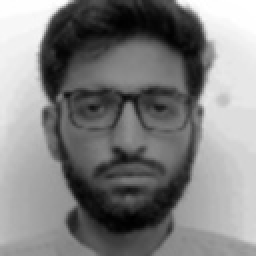
#> input picture enrollment_data/1414737_Raheel Izaz/face_001_20250909_123829.jpg, 128 x 128 px (shown 2 times larger); its folder holds only this picture in this run
$ python -i streamlit_recognition.py   (imports and definitions only)
#> lines starting #> are read from the running program, lines starting #| are printed output that depends on the picture; after the words box and inside, x2 and y2 are one past the last pixel; in counts of white or black regions, pixels touching at a corner belong together
#> further down, picture is the input picture: shape (128, 128, 3); min 0, max 255, mean 129
"""
AI Attendance System - Streamlit Recognition Interface
Streamlit-based face recognition system for enrolled students
"""

import streamlit as st
import cv2
import os
import numpy as np
from sklearn.neighbors import KNeighborsClassifier
from sklearn.preprocessing import LabelEncoder
import tempfile
from PIL import Image
import time

class StreamlitRecognitionSystem:
    def __init__(self):
        self.face_cascade = cv2.CascadeClassifier(cv2.data.haarcascades + 'haarcascade_frontalface_default.xml')
        self.image_size = (128, 128)
        self.model = None
        self.label_encoder = None
        self.enrolled_students = []

    # [50 lines left out: function load_enrollment_data, not called in this run]

    def preprocess_face_for_recognition(self, image, face_coords):
        """Same preprocessing as enrollment for consistency"""
        x, y, w, h = face_coords

        # Extract face with padding
        padding = int(0.2 * max(w, h))
        x1 = max(0, x - padding)
        y1 = max(0, y - padding)
        x2 = min(image.shape[1], x + w + padding)
        y2 = min(image.shape[0], y + h + padding)

        # Convert to grayscale if needed
        if len(image.shape) == 3:
            gray = cv2.cvtColor(image, cv2.COLOR_BGR2GRAY)
        else:
            gray = image

        face_region = gray[y1:y2, x1:x2]

        # Resize and enhance
        face_resized = cv2.resize(face_region, self.image_size)
        face_enhanced = cv2.equalizeHist(face_resized)
        face_final = cv2.GaussianBlur(face_enhanced, (3, 3), 0)

        return face_final

    def recognize_face(self, face_image):
        """Recognize a face using the trained model"""
        if self.model is None:
            return "Unknown", 0.0

        # Flatten image for prediction
        face_vector = face_image.flatten().reshape(1, -1)

        # Get prediction and confidence
        prediction = self.model.predict(face_vector)[0]
        probabilities = self.model.predict_proba(face_vector)[0]
        confidence = max(probabilities)

        # Decode label
        student_name = self.label_encoder.inverse_transform([prediction])[0]

        # Set confidence threshold
        if confidence < 0.6:  # Adjust threshold as needed
            return "Unknown", confidence

        return student_name, confidence

    def detect_and_recognize_faces(self, image):
        """Detect faces in image and return recognition results"""
        # Convert PIL image to OpenCV format
        if isinstance(image, Image.Image):
            image = np.array(image)

        # Convert RGB to BGR for OpenCV
        if len(image.shape) == 3 and image.shape[2] == 3:
            image = cv2.cvtColor(image, cv2.COLOR_RGB2BGR)

        # Detect faces
        gray = cv2.cvtColor(image, cv2.COLOR_BGR2GRAY)
        faces = self.face_cascade.detectMultiScale(gray, 1.1, 4)
#> faces = [[20, 20, 88, 88]]

        results = []
        annotated_image = image.copy()

        for (x, y, w, h) in faces:
            # Preprocess face
            face_image = self.preprocess_face_for_recognition(image, (x, y, w, h))

            # Recognize face
            student_name, confidence = self.recognize_face(face_image)

            # Draw results on image
            color = (0, 255, 0) if student_name != "Unknown" else (0, 0, 255)
            cv2.rectangle(annotated_image, (x, y), (x+w, y+h), color, 2)

            # Display name and confidence
            label = f"{student_name} ({confidence:.2f})"
            cv2.putText(annotated_image, label, (x, y-10), cv2.FONT_HERSHEY_SIMPLEX, 0.7, color, 2)

            results.append({
                'student_name': student_name,
                'confidence': confidence,
                'bbox': (x, y, w, h)
            })
#> this loop made 1 pass
#> (padding in preprocess_face_for_recognition, x1 in preprocess_face_for_recognition, y1 in preprocess_face_for_recognition, x2 in preprocess_face_for_recognition) on pass 1: (17, 3, 3, 125)
#> pass 1, in preprocess_face_for_recognition, `face_region = gray[y1:y2, x1:x2]`:
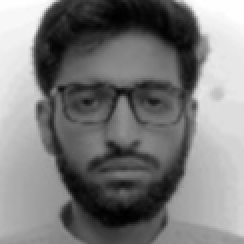
#> face_region: shape (122, 122) (shown 2 times larger); min 0, max 255, mean 123.4
#> after the loop:
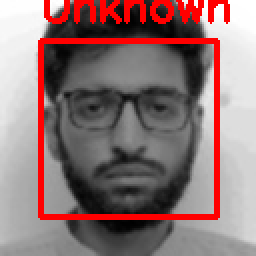
#> annotated_image: shape (128, 128, 3) (shown 2 times larger); 10.03% of pixels changed, all inside (x1, y1, x2, y2) = (19, 0, 115, 110)
#> after the loop, results = 1 item

        # Convert back to RGB for display
        annotated_image = cv2.cvtColor(annotated_image, cv2.COLOR_BGR2RGB)

        return results, annotated_image

# [196 lines left out: function main, not called in this run]

# [2 lines not run here, left out]

>>> import cv2
>>> picture = cv2.cvtColor(cv2.imread('enrollment_data/1414737_Raheel Izaz/face_001_20250909_123829.jpg'), cv2.COLOR_BGR2RGB)
>>> result = StreamlitRecognitionSystem().detect_and_recognize_faces(picture)
